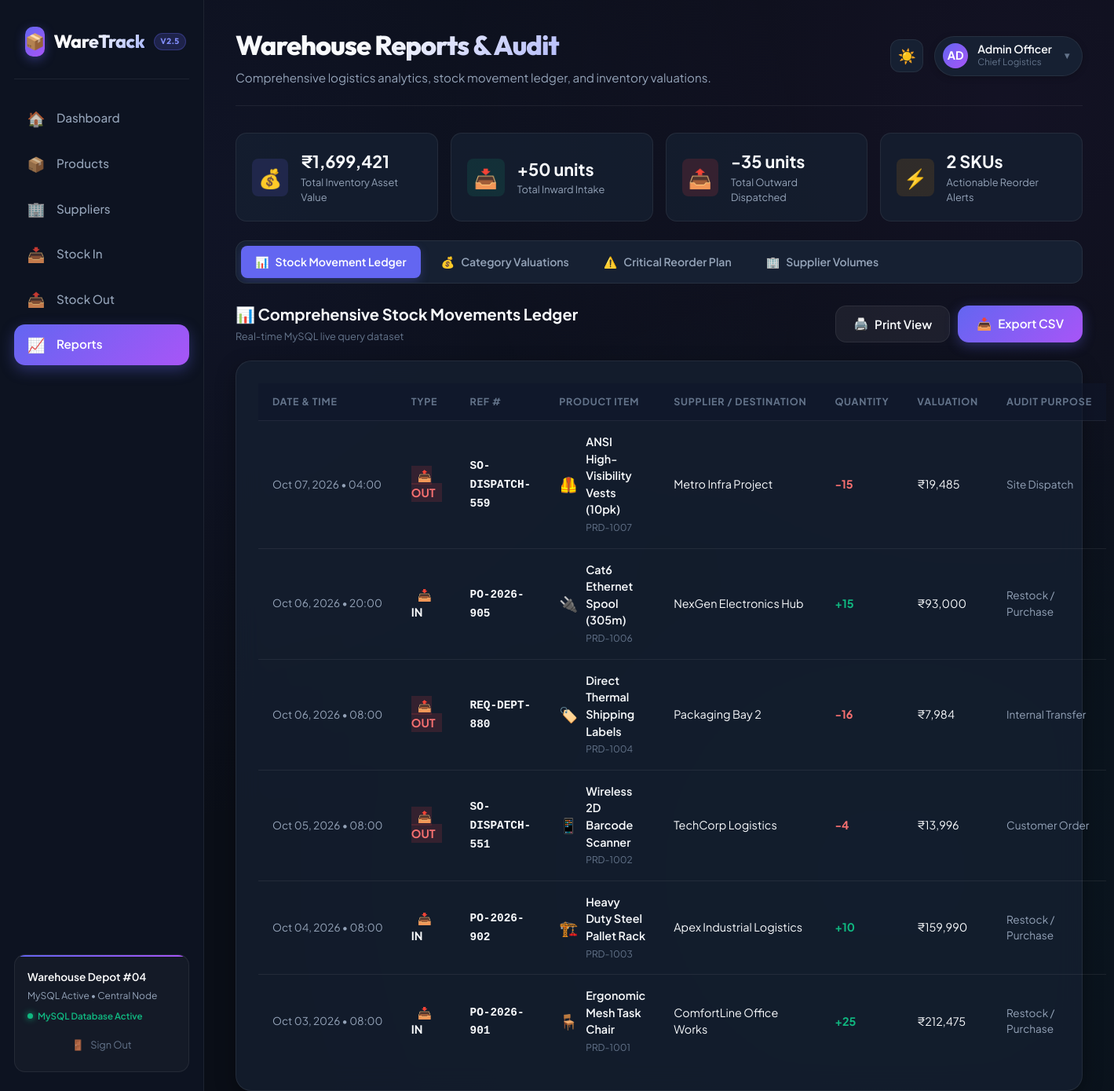
The app's page /reports.php with its own data.
### tables this page shows
CREATE TABLE `stock_transactions` (
    `id` INT AUTO_INCREMENT PRIMARY KEY,
    `transaction_type` ENUM('IN', 'OUT') NOT NULL,
    `product_id` VARCHAR(50) NOT NULL,
    `supplier_id` VARCHAR(50) NULL,
    `quantity` INT NOT NULL,
    `reference_no` VARCHAR(100) NOT NULL,
    `reason` VARCHAR(100) DEFAULT 'Purchase Restock',
    `unit_price` DECIMAL(12, 2) NOT NULL DEFAULT 0.00,
    `recipient` VARCHAR(150) NULL,
    `notes` TEXT NULL,
    `created_at` TIMESTAMP DEFAULT CURRENT_TIMESTAMP,
    INDEX `idx_trans_type` (`transaction_type`),
    INDEX `idx_trans_prod` (`product_id`),
    INDEX `idx_trans_supp` (`supplier_id`),
    INDEX `idx_trans_created` (`created_at`)
);

CREATE TABLE `products` (
    `id` VARCHAR(50) NOT NULL PRIMARY KEY,
    `name` VARCHAR(255) NOT NULL,
    `category` VARCHAR(100) NOT NULL,
    `quantity` INT NOT NULL DEFAULT 0,
    `min_stock` INT NOT NULL DEFAULT 10,
    `price` DECIMAL(12, 2) NOT NULL DEFAULT 0.00,
    `location` VARCHAR(150) DEFAULT 'General Storage',
    `icon` VARCHAR(50) DEFAULT '📦',
    `supplier_id` VARCHAR(50) NULL,
    `created_at` TIMESTAMP DEFAULT CURRENT_TIMESTAMP,
    `updated_at` TIMESTAMP DEFAULT CURRENT_TIMESTAMP ON UPDATE CURRENT_TIMESTAMP,
    INDEX `idx_category` (`category`),
    INDEX `idx_quantity` (`quantity`),
    INDEX `idx_min_stock` (`min_stock`),
    INDEX `idx_prod_supplier` (`supplier_id`)
);

CREATE TABLE `suppliers` (
    `id` VARCHAR(50) NOT NULL PRIMARY KEY,
    `name` VARCHAR(255) NOT NULL,
    `contact_name` VARCHAR(100) NOT NULL,
    `email` VARCHAR(150) NOT NULL,
    `phone` VARCHAR(50) NOT NULL,
    `category` VARCHAR(100) NOT NULL,
    `address` VARCHAR(255) NOT NULL,
    `status` ENUM('Active', 'Preferred', 'On Hold') DEFAULT 'Active',
    `created_at` TIMESTAMP DEFAULT CURRENT_TIMESTAMP,
    INDEX `idx_supplier_category` (`category`),
    INDEX `idx_supplier_status` (`status`)
);

### reports.php (the view, shortened to what the rows shown need)
<?php
require_once __DIR__ . '/includes/functions.php';
$activeTab = $_GET['tab'] ?? 'movements';
$searchQuery = $_GET['search'] ?? '';
$transactions = getStockTransactions('All', 100, $searchQuery);
require_once __DIR__ . '/includes/header.php';
?>
<div class="report-toolbar">
    <div>
        <h2 style="font-size: 1.25rem; color: var(--text-primary);">
            <?php
                if ($activeTab === 'valuation') echo '💰 Inventory Valuation & Category Breakdown';
                elseif ($activeTab === 'low_stock') echo '⚠️ Critical Low Stock & Replenishment Plan';
                elseif ($activeTab === 'suppliers') echo '🏢 Vendor Supply Volume & Delivery History';
                else echo '📊 Comprehensive Stock Movements Ledger';
            ?>
        </h2>
    </div>
</div>
<?php if ($activeTab === 'movements'): ?>
    <section class="table-section">
        <div class="table-wrapper">
            <table class="data-table">
                <thead>
                    <tr>
                        <th>Date & Time</th>
                        <th>Type</th>
                        <th>Ref #</th>
                        <th>Product Item</th>
                        <th>Supplier / Destination</th>
                        <th>Quantity</th>
                        <th>Valuation</th>
                        <th>Audit Purpose</th>
                    </tr>
                </thead>
                <tbody>
                    <?php if (empty($transactions)): ?>
                        <tr>
                            <td colspan="8" style="text-align: center; padding: 40px; color: var(--text-muted);">
                                No transaction ledger records found.
                            </td>
                        </tr>
                    <?php else: ?>
                        <?php foreach ($transactions as $t): ?>
                            <tr>
                                <td style="color: var(--text-secondary); font-size: 0.85rem; white-space: nowrap;">
                                    <?= date('M d, Y • H:i', strtotime($t['created_at'])) ?>
                                </td>
                                <td>
                                    <?php if ($t['transaction_type'] === 'IN'): ?>
                                        <span class="badge in-stock" style="font-weight: 700; padding: 3px 8px;">📥 IN</span>
                                    <?php else: ?>
                                        <span class="badge out-of-stock" style="font-weight: 700; padding: 3px 8px; background: rgba(239,68,68,0.15); color: #f87171;">📤 OUT</span>
                                    <?php endif; ?>
                                </td>
                                <td>
                                    <span style="font-family: monospace; font-weight: 600; color: var(--text-primary);"><?= e($t['reference_no']) ?></span>
                                </td>
                                <td>
                                    <div style="display: flex; align-items: center; gap: 10px;">
                                        <span style="font-size: 1.2rem;"><?= e($t['product_icon'] ?? '📦') ?></span>
                                        <div>
                                            <div style="font-weight: 600; color: var(--text-primary);"><?= e($t['product_name']) ?></div>
                                            <small style="color: var(--text-muted);"><?= e($t['product_id']) ?></small>
                                        </div>
                                    </div>
                                </td>
                                <td>
                                    <?= ($t['transaction_type'] === 'IN')
                                        ? (!empty($t['supplier_name']) ? e($t['supplier_name']) : '<span style="color:var(--text-muted)">General Vendor</span>')
                                        : (!empty($t['recipient']) ? e($t['recipient']) : '<span style="color:var(--text-muted)">Fulfillment</span>')
                                    ?>
                                </td>
                                <td>
                                    <strong style="color: <?= $t['transaction_type'] === 'IN' ? 'var(--success)' : '#f87171' ?>;">
                                        <?= $t['transaction_type'] === 'IN' ? '+' : '-' ?><?= (int)$t['quantity'] ?>
                                    </strong>
                                </td>
                                <td>
                                    <?= formatCurrency($t['unit_price'] * $t['quantity']) ?>
                                </td>
                                <td style="color: var(--text-secondary); font-size: 0.85rem;">
                                    <?= e($t['reason']) ?>
                                </td>
                            </tr>
                        <?php endforeach; ?>
                    <?php endif; ?>
                </tbody>
            </table>
        </div>
    </section>
<?php endif; ?>
<?php require_once __DIR__ . '/includes/footer.php'; ?>

### records on screen
stock_transactions: created_at "Oct 07, 2026 • 04:00", transaction_type "📤 OUT", reference_no "SO-DISPATCH-559", product.icon "🦺", product.name "ANSI High-Visibility Vests (10pk)", product "PRD-1007", recipient "Metro Infra Project", quantity "15", formatCurrency($t['unit_price'] * $t['quantity']) "₹19,485", reason "Site Dispatch"
stock_transactions: created_at "Oct 06, 2026 • 20:00", transaction_type "📥 IN", reference_no "PO-2026-905", product.icon "🔌", product.name "Cat6 Ethernet Spool (305m)", product "PRD-1006", supplier.name "NexGen Electronics Hub", quantity "15", formatCurrency($t['unit_price'] * $t['quantity']) "₹93,000", reason "Restock / Purchase"
stock_transactions: created_at "Oct 06, 2026 • 08:00", transaction_type "📤 OUT", reference_no "REQ-DEPT-880", product.icon "🏷️", product.name "Direct Thermal Shipping Labels", product "PRD-1004", recipient "Packaging Bay 2", quantity "16", formatCurrency($t['unit_price'] * $t['quantity']) "₹7,984", reason "Internal Transfer"
stock_transactions: created_at "Oct 05, 2026 • 08:00", transaction_type "📤 OUT", reference_no "SO-DISPATCH-551", product.icon "📱", product.name "Wireless 2D Barcode Scanner", product "PRD-1002", recipient "TechCorp Logistics", quantity "4", formatCurrency($t['unit_price'] * $t['quantity']) "₹13,996", reason "Customer Order"
stock_transactions: created_at "Oct 04, 2026 • 08:00", transaction_type "📥 IN", reference_no "PO-2026-902", product.icon "🏗️", product.name "Heavy Duty Steel Pallet Rack", product "PRD-1003", supplier.name "Apex Industrial Logistics", quantity "10", formatCurrency($t['unit_price'] * $t['quantity']) "₹159,990", reason "Restock / Purchase"
stock_transactions: created_at "Oct 03, 2026 • 08:00", transaction_type "📥 IN", reference_no "PO-2026-901", product.icon "🪑", product.name "Ergonomic Mesh Task Chair", product "PRD-1001", supplier.name "ComfortLine Office Works", quantity "25", formatCurrency($t['unit_price'] * $t['quantity']) "₹212,475", reason "Restock / Purchase"

### other values on screen
$pageTitle "Warehouse Reports & Audit"
$pageSubtitle "Comprehensive logistics analytics, stock movement ledger, and inventory valuations."
$currentUser['initials'] "AD"
$currentUser['full_name'] "Admin Officer"
$currentUser['role'] "Chief Logistics"
formatCurrency($stats['inventoryValue']) "₹1,699,421"
$stats['totalStockIn'] "50"
$stats['totalStockOut'] "35"
$stats['lowStock'] "2"
